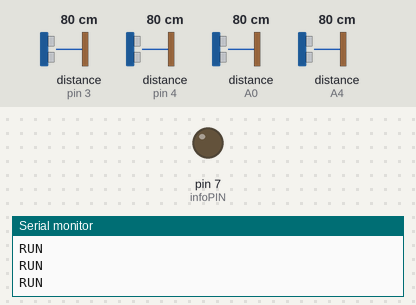
Recording of a sketch running on a simulated Arduino Uno, built with avr-gcc and run on an emulated ATmega328P. Parts: output pins drawn as LEDs (lit = HIGH), the last lines printed to the serial monitor. Wiring (inferred from the names in the program): 4 × ultrasonic range finder: trigger pin 2, echo pin 3 / trigger pin 5, echo pin 4 / trigger A1, echo A0 / trigger A5, echo A4. Inputs (shaded band) come from the test bench; at power-on: distance to the obstacle (sensors on pin 3, pin 4, A0, A4) 80 cm. The echo pulse lasts 58.3 µs per cm; pins used as bus, display or sensor lines are not drawn.

Above: at 1.2 s.
1.3 s: distance to the obstacle (sensor on pin 3) set to 2 cm
At 2.6 s:
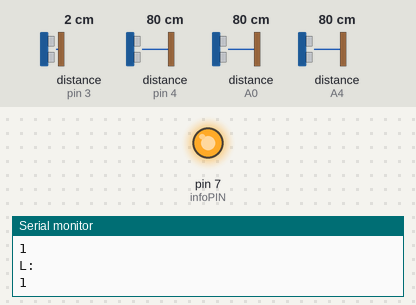
2.9 s: distance to the obstacle (sensor on pin 3) set to 28 cm
4.6 s: distance to the obstacle (sensor on pin 3) set to 36 cm
At 5.4 s:
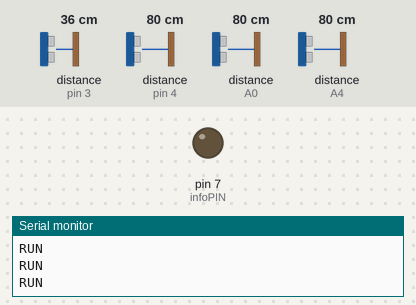
6.4 s: distance to the obstacle (sensor on pin 4) set to 56 cm
7.9 s: distance to the obstacle (sensor on pin 4) set to 49 cm
At 8.8 s:
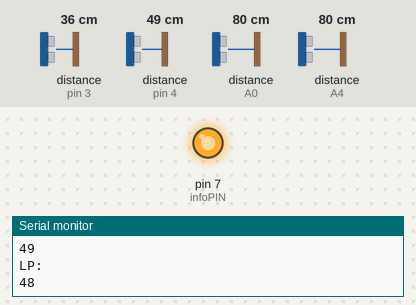
9.9 s: distance to the obstacle (sensor on pin 4) set to 60 cm
At 10.8 s:
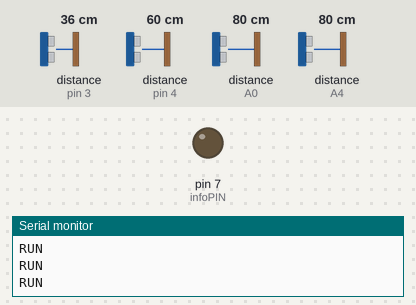
Timing chart, 0 to 12.5 s (numbered marks = the images above; inputs shaded):
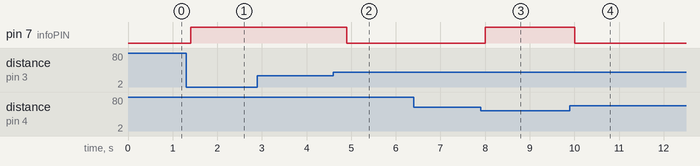

The sketch:

ARDUINO.ino
```cpp
#include <Arduino_FreeRTOS.h>
#include "semphr.h"

#define rtDelay(v) vTaskDelay(v/15)

#define triggerPINLP 5
#define echoPINLP 4

#define triggerPINPP A1
#define echoPINPP A0

#define triggerPINP A5
#define echoPINP A4

#define triggerPINL 2
#define echoPINL 3

#define infoPIN 7

int state = 1;
SemaphoreHandle_t binarySemaphore;

void setup() {

  Serial.begin(9600);

  xTaskCreate(run, "run", 128, NULL, 0, NULL);
  xTaskCreate(guard, "guard", 128, NULL, 2, NULL);
  binarySemaphore = xSemaphoreCreateBinary();
  xSemaphoreGive(binarySemaphore);


  pinMode(infoPIN, OUTPUT);

  pinMode(triggerPINLP, OUTPUT);
  pinMode(echoPINLP, INPUT);

  pinMode(triggerPINPP, OUTPUT);
  pinMode(echoPINPP, INPUT);

  pinMode(triggerPINL, OUTPUT);
  pinMode(echoPINL, INPUT);

  pinMode(triggerPINP, OUTPUT);
  pinMode(echoPINP, INPUT);


}
void run(void*){


  while(1){

    if(state==1){
      xSemaphoreTake(binarySemaphore, portMAX_DELAY);
      Serial.println("RUN");
      xSemaphoreGive(binarySemaphore);
    }
    rtDelay(50);
  }
}


void guard(void*){

  long distanceLP;
  long distancePP;
  long distanceP;
  long distanceL;

  while(1){

    distanceLP=getDistanceLP();
    distancePP=getDistancePP();
    distanceL=getDistanceL();
    distanceP=getDistanceP();
    digitalWrite(infoPIN, LOW);


    rtDelay(50);
  //Serial.println(distance);

    while((distanceLP<=50)){
      xSemaphoreTake(binarySemaphore, portMAX_DELAY);
      digitalWrite(infoPIN, HIGH);
      state=2;
      Serial.println("LP:");
      Serial.println(distanceLP);
      rtDelay(500);
      state=1;
      distanceLP=getDistanceLP();
      xSemaphoreGive(binarySemaphore);
    }
    while((distancePP<=50)){
      xSemaphoreTake(binarySemaphore, portMAX_DELAY);
      digitalWrite(infoPIN, HIGH);
      state=2;
      Serial.println("PP:");
      Serial.println(distancePP);
      rtDelay(500);
      state=1;
      distancePP=getDistancePP();
      xSemaphoreGive(binarySemaphore);
    }
    while((distanceP<=50)){
      xSemaphoreTake(binarySemaphore, portMAX_DELAY);
      digitalWrite(infoPIN, HIGH);
      state=2;
      Serial.println("P:");
      Serial.println(distanceP);
      rtDelay(500);
      state=1;
      distanceP=getDistanceP();
      xSemaphoreGive(binarySemaphore);
    }
    while((distanceL<=30)){
      xSemaphoreTake(binarySemaphore, portMAX_DELAY);
      digitalWrite(infoPIN, HIGH);
      state=2;
      Serial.println("L:");
      Serial.println(distanceL);
      rtDelay(500);
      state=1;
      distanceL=getDistanceL();
      xSemaphoreGive(binarySemaphore);
    }

  }
}


long getDistanceLP(void){
  long distance;
  long time;
  digitalWrite(triggerPINLP, LOW);
  rtDelay(1);
  digitalWrite(triggerPINLP, HIGH);
  rtDelay(2);
  digitalWrite(triggerPINLP, LOW);

  time = pulseIn(echoPINLP, HIGH);
  distance=time/29/2; //cm
  return distance;
}

long getDistancePP(void){
  long distance;
  long time;
  digitalWrite(triggerPINPP, LOW);
  rtDelay(1);
  digitalWrite(triggerPINPP, HIGH);
  rtDelay(2);
  digitalWrite(triggerPINPP, LOW);

  time = pulseIn(echoPINPP, HIGH);
  distance=time/29/2; //cm
  return distance;
}

long getDistanceP(void){
  long distance;
  long time;
  digitalWrite(triggerPINP, LOW);
  rtDelay(1);
  digitalWrite(triggerPINP, HIGH);
  rtDelay(2);
  digitalWrite(triggerPINP, LOW);

  time = pulseIn(echoPINP, HIGH);
  distance=time/29/2; //cm
  return distance;
}

long getDistanceL(void){
  long distance;
  long time;
  digitalWrite(triggerPINL, LOW);
  rtDelay(1);
  digitalWrite(triggerPINL, HIGH);
  rtDelay(2);
  digitalWrite(triggerPINL, LOW);

  time = pulseIn(echoPINL, HIGH);
  distance=time/29/2; //cm
  return distance;
}

void loop() {}
```

Measured:
- the behaviour switches between 31 and 32 cm on distance to the obstacle (sensor on pin 3) (found by bisection; images 1 and 2)
- the behaviour switches between 52 and 51 cm on distance to the obstacle (sensor on pin 4) (found by bisection; images 2 and 3)
- after the input at 1.3 s, pin 7 (infoPIN): LOW → HIGH after 0.10 s
- after the input at 4.6 s, pin 7 (infoPIN): HIGH → LOW after 0.30 s
- after the input at 7.9 s, pin 7 (infoPIN): LOW → HIGH after 0.10 s
- after the input at 9.9 s, pin 7 (infoPIN): HIGH → LOW after 0.11 s
